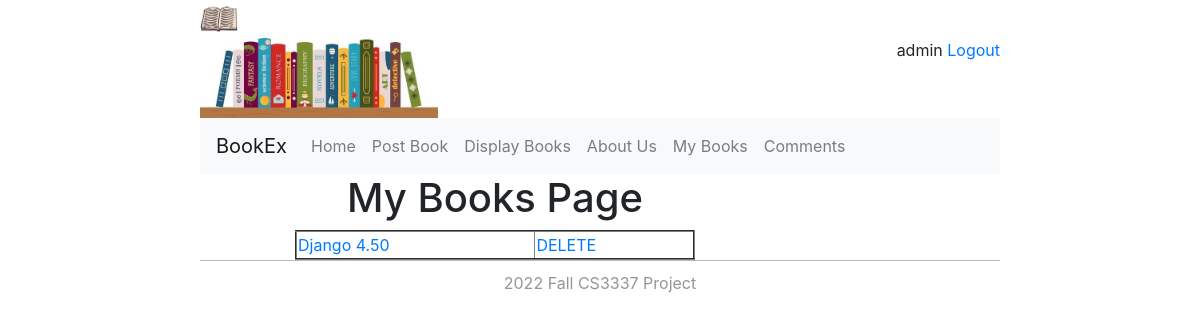
Page /mybooks (signed in) on the committed database.
### bookMng/models.py (models this page shows, shortened)
class MainMenu(models.Model):
    item = models.CharField(max_length=200, unique=True)
    link = models.CharField(max_length=500, unique=True)

class Book(models.Model):
    name = models.CharField(max_length=200)
    web = models.URLField(max_length=200)
    price = models.DecimalField(decimal_places=2, max_digits=8)
    publishdate = models.DateField(auto_now=True)
    picture = models.FileField(upload_to='bookEx/static/uploads')
    pic_path = models.CharField(max_length=300, editable=False, blank=True)
    username = models.ForeignKey(User, blank=True,null=True, on_delete=models.CASCADE)

### bookMng/views.py (the view)
# urls.py: path('mybooks', views.mybooks, name="mybooks"),
def mybooks(request):
    books = Book.objects.filter(username=request.user)
    for b in books:
        b.pic_path = b.picture.url[14:]
    return render(request,
                  'bookMng/mybooks.html',
                 {
                    'item_list': MainMenu.objects.all(),
                    'books': books,
                 })

### bookEx/templates/bookMng/mybooks.html (shortened to what this page needs)
{% extends "base.html" %}
{%block navbar%}
<ul class="navbar-nav mr-auto">
     <li class="nav-item">
        <a class="nav-link" href="/">Home </a>
    </li>
{% for item in item_list %}
    <li class="nav-item">
        <a class="nav-link" href="{{item.link}}">{{item.item}} </a>
    </li>
{% endfor %}
</ul>
{%endblock navbar%}
{% block content %}
    <h1 align="center"> My Books Page</h1>
<table align="center" border="2" width="400">
    {% for book in books %}
    <tr>
        <td>
            <a href="book_detail/{{book.id}}">
                {{ book.name }}
            </a>
        </td>
         <td>
            <a href="book_delete/{{book.id}}">
                DELETE
            </a>
        </td>
    </tr>
    {%endfor %}
</table>
{% endblock content %}

### bookEx/templates/base.html (shortened to what this page needs)
{% load static %}
<!DOCTYPE html>
<html lang="en">
<head>
    <link href="https://cdn.jsdelivr.net/npm/bootstrap@4.6.2/dist/css/bootstrap.min.css"
 rel="stylesheet">
    <link href="{% static 'main.css' %}" rel="stylesheet" type="text/css">
</head>
<body>
<div id="wrapper">
    <header id="header">
        <div>
            <img height="38" src="{% static 'logo.jpg' %}">
        </div>
        <span style="float: right;">
                {% if user.is_authenticated %}
                    {{user.username}}
                    <a href="{% url 'logout' %}?next=/">Logout</a>
                {% else %}
                    Not Logged in.
                    <a href="{%url 'login'%}?next=/">Login </a>
                {%endif%}
            </span>
        <div>
            <img height="80" src="{% static 'top_banner.jpg' %}">
        </div>
    </header>
    <nav class="navbar navbar-expand-lg navbar-light bg-light">
        <a class="navbar-brand" href="#">BookEx</a>
        <div class="collapse navbar-collapse" id="navbarSupportedContent">
            {% block navbar %}{% endblock navbar %}
        </div>
    </nav>
    <section id="main">
        {% block content %}{% endblock content %}
    </section>
    <footer id="footer">
        2022 Fall CS3337 Project
    </footer>
</div>
</body>
</html>

### bookEx/static/main.css (style rules this page uses)
#header { border-style: none; width: 800px; height: auto; }
#wrapper { margin-top: 0px; margin-left:auto; margin-right:auto; background-color:#FFFFFF; width:800px; }
#main { width: 560px; float:left; margin-left: 20px; margin-right: 10px; padding-right: 10px; }
#footer { text-align:center; margin-top:5px; padding-top:10px; padding-bottom: 10px; border-top:thin solid #BBBBBB; clear: both; color:#969696; }

### rows in the picture
MainMenu: item "Post Book"
MainMenu: item "Display Books"
MainMenu: item "About Us"
MainMenu: item "My Books"
MainMenu: item "Comments"
Book: name "Django 4.50"

### other values in the picture
{{ user.username }} "admin"
